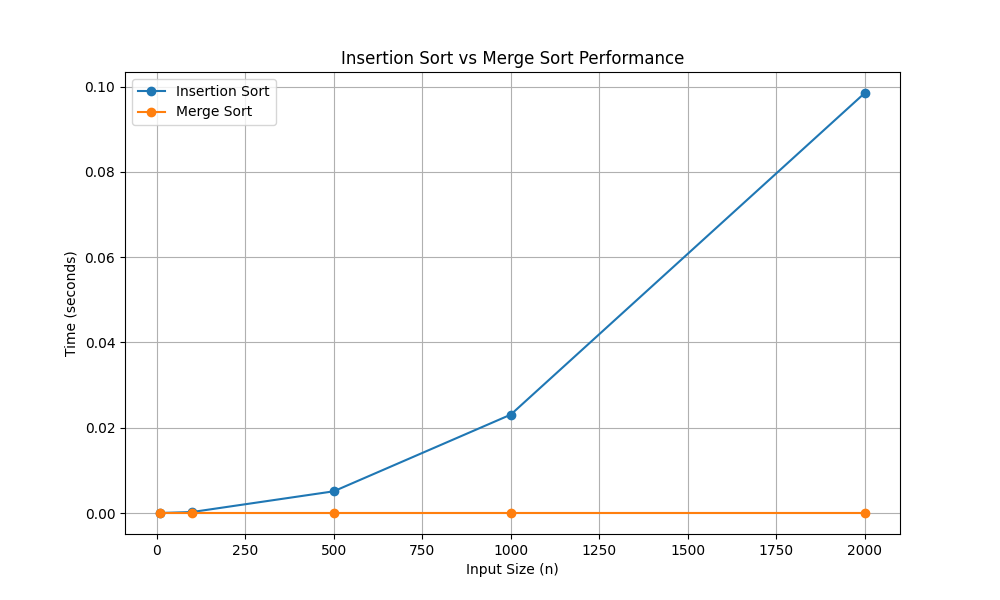

The Python source for this figure:
import sys
import os
sys.path.append(os.path.abspath(os.path.join(os.path.dirname(__file__), '..')))

import matplotlib.pyplot as plt
from utils.input_generators import generate_random_list
from sort.merge_sort import merge_sort
from sort.insertion_sort import insertion_sort
from sort.merge_sort import merge_sort
import time

input_sizes = [10, 100, 500, 1000, 2000,]
insertion_times = []
merge_times = []

for size in input_sizes:
    print(f"Benchmarking with input size: {size}")
    test_data = generate_random_list(size)

    # Time insertion sort
    data1 = test_data.copy()
    start = time.time()
    insertion_sort(data1)
    end = time.time()
    insertion_times.append(end - start)

    # Time merge sort
    data2 = test_data.copy()
    start = time.time()
    merge_sort(data2)
    end = time.time()
    merge_times.append(end - start)

# Plotting the results
plt.figure(figsize=(10, 6))
plt.plot(input_sizes, insertion_times, label='Insertion Sort', marker='o')
plt.plot(input_sizes, merge_times, label='Merge Sort', marker='o')

plt.title('Insertion Sort vs Merge Sort Performance')
plt.xlabel('Input Size (n)')
plt.ylabel('Time (seconds)')
plt.legend()
plt.grid(True)

# Save the plot and show it
plt.savefig('sort/benchmark_plot.png')
plt.show()